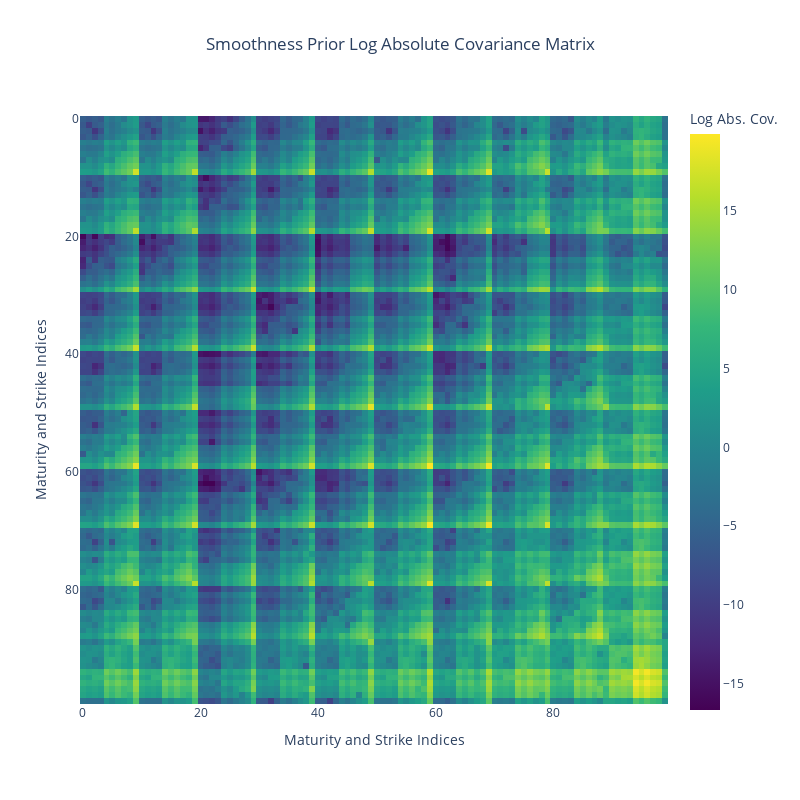

Source (notebook cell):
### Code cell
# Import necessary libraries for Plotly visualization
import plotly.express as px

# Create a heatmap for the prior covariance matrix
fig1 = px.imshow(
    np.log(np.abs(prior_covariance_matrix)),
    labels=dict(x="Index", y="Index", color="Log Abs. Cov."),
    title="Smoothness Prior Log Absolute Covariance Matrix",
    color_continuous_scale="Viridis"
)

# Update layout for better visualization
fig1.update_layout(
    width=800,
    height=800,
    title_x=0.5,
    xaxis_title="Maturity and Strike Indices",
    yaxis_title="Maturity and Strike Indices",
)

# Show the figure
fig1.show()

### Figure 1 — Plotly figure (JSON) as saved in the notebook; plotly's stock layout.template omitted (floating-point values rounded to 4 significant figures; data arrays with more than 128 entries replaced by an {"elided": "..."} marker saying what was removed)
{"data": [{"coloraxis": "coloraxis", "hovertemplate": "Index: %{x}<br>Index: %{y}<br>Log Abs. Cov.: %{z}<extra></extra>", "name": "0", "type": "heatmap", "xaxis": "x", "yaxis": "y", "z": {"elided": "100x100 float values"}}], "layout": {"coloraxis": {"colorbar": {"title": {"text": "Log Abs. Cov."}}, "colorscale": [[0, "#440154"], [0.1111, "#482878"], [0.2222, "#3e4989"], [0.3333, "#31688e"], [0.4444, "#26828e"], [0.5556, "#1f9e89"], [0.6667, "#35b779"], [0.7778, "#6ece58"], [0.8889, "#b5de2b"], [1, "#fde725"]]}, "height": 800, "title": {"text": "Smoothness Prior Log Absolute Covariance Matrix", "x": 0.5}, "width": 800, "xaxis": {"anchor": "y", "constrain": "domain", "domain": [0, 1], "scaleanchor": "y", "title": {"text": "Maturity and Strike Indices"}}, "yaxis": {"anchor": "x", "autorange": "reversed", "constrain": "domain", "domain": [0, 1], "title": {"text": "Maturity and Strike Indices"}}}}
